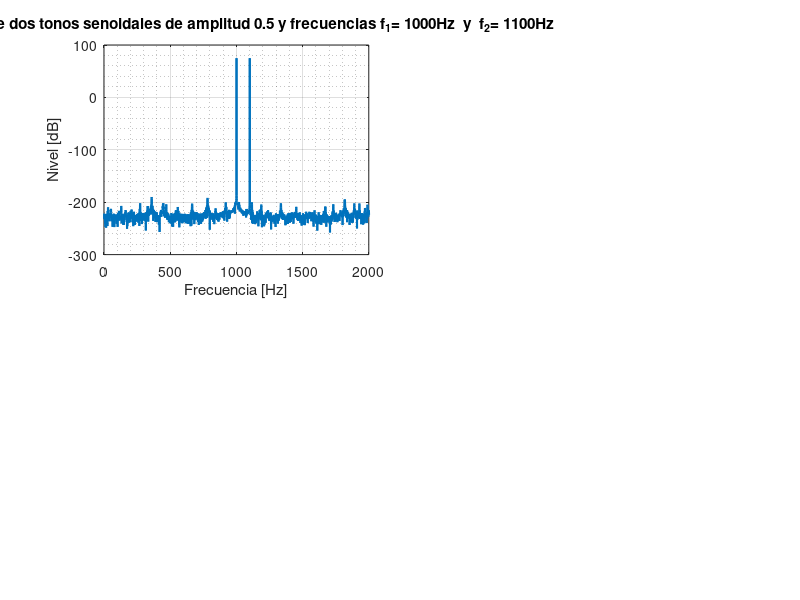

Source code (MATLAB): (Note: this script raises an error after producing the figure.)
%% <------- Guia 4 - Ejercicio 6 ----------->

clc; % borra la consola
clear all; % borra todas las variables
close all; % cierra las ventanas de imagen
isOctave = exist('OCTAVE_VERSION', 'builtin') ~= 0;
if isOctave;
pkg load control; % paquete con 'mag2db'
pkg load signal; % ventanas
end;
%%%%%%%%%%%%
%% punto 1 %
%%%%%%%%%%%%

a = 0.5; % amplitud
f1 = 1000; % [Hz] tono 1
f2 = 1100; % [Hz] tono 2
fs = 22050; % [Hz] frecuencia de muestreo
ts = 1/fs; % [s] periodo de muestreo
d = 2; % [s] duracion

tonos = (a * sin(2*pi*f1* [0:ts:d-ts] )) + (a * sin(2*pi*f2* [0:ts:d-ts] )); % suma de 2 pulsos senoidales
% el vector contiene los valores temporales de la se�al desde 0s hasta casi 2s con un paso de periodo de muestreo

TONOS = fft(tonos, fs); % calcula la FFT con cantidad de puntos de frecuencia igual a la frec de muestreo
TONOSdb = mag2db( abs( TONOS(1:fs/2) ) ); % convierte a dB el valor absoluto de las muestras de f positiva

figure('name','Guia 4 ejercicio 6','Units','normalized','Position',[0 0 1 1]); % pantalla completa
subplot(2,2,1);  % subplot (filas, columnas, indice)
plot (TONOSdb, 'linewidth', 1.5); % grafica del espectro
xlim([0 2000]); % limites de los ejes
grid on;
grid minor;
xlabel ('Frecuencia [Hz]'); % etiqueta eje X
ylabel ('Nivel [dB]');  % etiqueta eje y
title ('Espectro de dos tonos senoidales de amplitud 0.5 y frecuencias f_1= 1000Hz  y  f_2= 1100Hz'); % titulo

y = audioplayer (tonos, fs); % reproduce la se�al
playblocking(y); %evita la superposici�n con el segundo audio

%%%%%%%%%%%%
%% punto 2 %
%%%%%%%%%%%%

N_firls = 650; % cantidad de taps para el filtro firls (arbitrario)
N_remez = 500; % cantidad de taps para el filtro remez (arbitrario)
f1d = 2 * f1 / fs; %'^\_se convierte a frecuencias digitales
f2d = 2 * f2 / fs; % _/

F = [0 f1d f2d 1]; % vector de frecuencias para el filtro
A = [1 1 0.01 0.01]; % vector con atenuaciones para el filtro - db2mag(-40) =  0.010000 -> -40dB

h_firls = firls (N_firls, F, A); % filtro firls
h_remez = remez (N_remez, F, A); % filtro remez

ton_firls = conv (tonos, h_firls); % señal filrada con firls
ton_remez = conv (tonos, h_remez); % señal filrada con remez

H_firls = fft(h_firls, fs);  % calcula la FFT con cantidad de puntos de frecuencia igual a la frec de muestreo
H_firls_db = mag2db( abs( H_firls(1:fs/2) ) ); % convierte a dB el valor absoluto de las muestras de f positiva
H_remez = fft(h_remez, fs);
H_remez_db = mag2db( abs( H_remez(1:fs/2) ) );
TON_firls = fft(ton_firls, fs);
TON_firls_db = mag2db( abs( TON_firls(1:fs/2) ) );
TON_remez = fft(ton_remez, fs);
TON_remez_db = mag2db( abs( TON_remez(1:fs/2) ) );

subplot(2,2,2);  % subplot (filas, columnas, indice)
plot (H_firls_db, 'linewidth', 1.5); % grafica del espectro
hold on;
plot (H_remez_db, 'linewidth', 1.5); % grafica del espectro
xlim([0 2000]); % limites de los ejes
grid on;
grid minor;
xlabel ('Frecuencia [Hz]'); % etiqueta eje X
ylabel ('Nivel [dB]');  % etiqueta eje y
title (['Espectro de los filtros']); % titulo
legend({'firls', 'remez'}, 'location', 'northwest');
legend('boxoff');


subplot(2,2,3);  % subplot (filas, columnas, indice)
plot (TON_firls_db, 'linewidth', 1.5); % grafica del espectro
xlim([0 2000]); % limites de los ejes
grid on;
grid minor;
xlabel ('Frecuencia [Hz]'); % etiqueta eje X
ylabel ('Nivel [dB]');  % etiqueta eje y
title (['Señal filtrada con filtro firls de ', num2str(N_firls), ' taps']); % titulo
subplot(2,2,4);  % subplot (filas, columnas, indice)
plot (TON_remez_db, 'linewidth', 1.5); % grafica del espectro
xlim([0 2000]); % limites de los ejes
grid on;
grid minor;
xlabel ('Frecuencia [Hz]'); % etiqueta eje X
ylabel ('Nivel [dB]');  % etiqueta eje y
title (['Señal filtrada con filtro remez de ', num2str(N_remez), ' taps']); % titulo


y = audioplayer (ton_firls, fs); % reproduce la matriz de audio
playblocking(y); %evita la superposici�n con el segundo audio
sound (ton_remez, fs); % reproduce la señal con filtro remez
